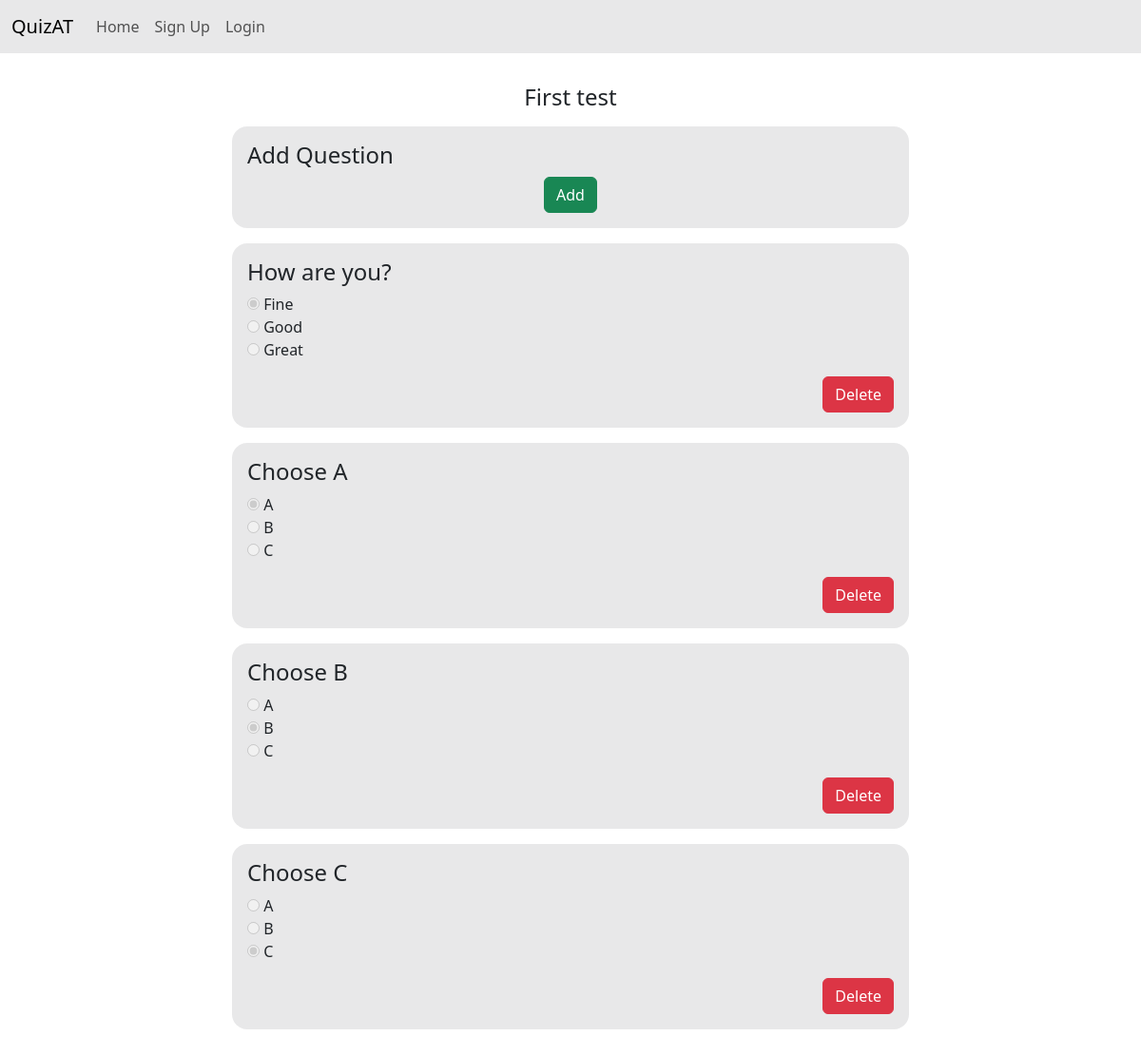
/quizzes/questions/1/, run on the app's committed database.
### quizzes/models.py (models this page shows, shortened)
class Quiz(models.Model):
    title = models.CharField(max_length=255, default='--')
    start_time = models.DateTimeField(default=timezone.now)
    duration = models.DurationField()
    group = models.ForeignKey(Group, on_delete=models.CASCADE, default=None)

class Question(models.Model):
    quiz = models.ForeignKey(Quiz, on_delete=models.CASCADE)
    text = models.TextField()

class Choice(models.Model):
    question = models.ForeignKey(Question, on_delete=models.CASCADE)
    text = models.TextField()
    is_correct = models.BooleanField(default=False)

### quizzes/views.py (the view, shortened to what this page needs)
# urls.py: path('questions/<int:quiz_id>/', views.ShowQuestions, name='ShowQuestions'),
def ShowQuestions(request, quiz_id):
    quiz = Quiz.objects.get(pk=quiz_id)
    if request.method == 'GET':
        return render(request, 'quizzes/questions.html', {'quiz':quiz})

### quizzes/templates/quizzes/questions.html (shortened to what this page needs)
{% extends "base.html" %}
{% block content %}
<div class="col-8 mx-auto">
    <div class="text-center mb-3">
        <h1 class="fs-4 display-4">{{quiz.title}}</h1>
    </div>
    <div class="rounded-4 mb-3 card bg-dark bg-opacity-10 p-3 border-0">
        <h1 class="fs-4 display-4">Add Question</h1>
        <div class="text-center">
            <button
                type="button"
                class="btn btn-success"
                data-bs-toggle="modal"
                data-bs-target="#Backdrop"
            >
                Add
            </button>
        </div>
    </div>
    {% for question in quiz.question_set.all %}
    <div class="rounded-4 mb-3 card bg-dark bg-opacity-10 p-3 border-0">
        <fieldset class="mb-3">
            <legend class="display-4 fs-4">{{question.text}}</legend>
            {% for choice in question.choice_set.all %}
            <label>
                <input type="radio" class="disabled" name="{{question.id}}" value="{{choice.id}}" disabled {% if choice.is_correct %}checked{% endif %}> {{choice.text}}
            </label><br>
            {% endfor %}
        </fieldset>
        <div class="text-end mx-0">
            <a href="{% url "quizzes:QuestionDeleteView" question.id %}" class="btn btn-danger">Delete</a>
        </div>
    </div>
    {% endfor %}
</div>
{% endblock content %}

### data on the page
Quiz: title "First test"
Question: text "How are you?"
Choice: is_correct "☑ Fine", text "Fine"
Choice: is_correct "☐ Good", text "Good"
Choice: is_correct "☐ Great", text "Great"
Question: text "Choose A"
Choice: is_correct "☑ A", text "A"
Choice: is_correct "☐ B", text "B"
Choice: is_correct "☐ C", text "C"
Question: text "Choose B"
Choice: is_correct "☐ A", text "A"
Choice: is_correct "☑ B", text "B"
Choice: is_correct "☐ C", text "C"
Question: text "Choose C"
Choice: is_correct "☐ A", text "A"
Choice: is_correct "☐ B", text "B"
Choice: is_correct "☑ C", text "C"
